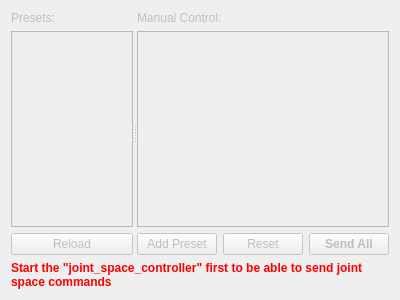
<?xml version="1.0" encoding="UTF-8"?>
<ui version="4.0">
 <class>position_control</class>
 <widget class="QWidget" name="position_control">
  <property name="enabled">
   <bool>false</bool>
  </property>
  <property name="geometry">
   <rect>
    <x>0</x>
    <y>0</y>
    <width>400</width>
    <height>300</height>
   </rect>
  </property>
  <property name="windowTitle">
   <string>Position Control</string>
  </property>
  <layout class="QVBoxLayout" name="verticalLayout">
   <item>
    <widget class="QSplitter" name="splitter">
     <property name="sizePolicy">
      <sizepolicy hsizetype="Expanding" vsizetype="Expanding">
       <horstretch>0</horstretch>
       <verstretch>0</verstretch>
      </sizepolicy>
     </property>
     <property name="orientation">
      <enum>Qt::Horizontal</enum>
     </property>
     <widget class="QWidget" name="layoutWidget">
      <layout class="QVBoxLayout" name="verticalLayout_2">
       <item>
        <widget class="QLabel" name="label">
         <property name="font">
          <font>
           <weight>50</weight>
           <bold>false</bold>
          </font>
         </property>
         <property name="text">
          <string>Presets:</string>
         </property>
        </widget>
       </item>
       <item>
        <widget class="QListView" name="preset_view">
         <property name="font">
          <font>
           <weight>75</weight>
           <bold>true</bold>
          </font>
         </property>
         <property name="alternatingRowColors">
          <bool>true</bool>
         </property>
         <property name="selectionMode">
          <enum>QAbstractItemView::ExtendedSelection</enum>
         </property>
         <property name="selectionBehavior">
          <enum>QAbstractItemView::SelectRows</enum>
         </property>
         <property name="resizeMode">
          <enum>QListView::Adjust</enum>
         </property>
         <property name="uniformItemSizes">
          <bool>true</bool>
         </property>
        </widget>
       </item>
       <item>
        <widget class="QPushButton" name="reload">
         <property name="text">
          <string>Reload</string>
         </property>
        </widget>
       </item>
      </layout>
     </widget>
     <widget class="QWidget" name="layoutWidget_2">
      <layout class="QVBoxLayout" name="verticalLayout_5">
       <item>
        <widget class="QLabel" name="label_2">
         <property name="text">
          <string>Manual Control:</string>
         </property>
        </widget>
       </item>
       <item>
        <widget class="QListView" name="control_view">
         <property name="selectionMode">
          <enum>QAbstractItemView::NoSelection</enum>
         </property>
         <property name="resizeMode">
          <enum>QListView::Adjust</enum>
         </property>
         <property name="uniformItemSizes">
          <bool>true</bool>
         </property>
        </widget>
       </item>
       <item>
        <layout class="QHBoxLayout" name="horizontalLayout_2">
         <item>
          <widget class="QPushButton" name="add_preset">
           <property name="text">
            <string>Add Preset</string>
           </property>
          </widget>
         </item>
         <item>
          <widget class="QPushButton" name="reset">
           <property name="enabled">
            <bool>false</bool>
           </property>
           <property name="text">
            <string>Reset</string>
           </property>
          </widget>
         </item>
         <item>
          <widget class="QPushButton" name="send_all">
           <property name="font">
            <font>
             <weight>75</weight>
             <bold>true</bold>
            </font>
           </property>
           <property name="text">
            <string>Send All</string>
           </property>
          </widget>
         </item>
        </layout>
       </item>
      </layout>
     </widget>
    </widget>
   </item>
   <item>
    <widget class="QLabel" name="controller_missing">
     <property name="font">
      <font>
       <weight>75</weight>
       <bold>true</bold>
      </font>
     </property>
     <property name="styleSheet">
      <string notr="true">color: red</string>
     </property>
     <property name="text">
      <string>&lt;html&gt;&lt;head/&gt;&lt;body&gt;&lt;p&gt;Start the &amp;quot;joint_space_controller&amp;quot; first to be able to send joint space commands&lt;/p&gt;&lt;/body&gt;&lt;/html&gt;</string>
     </property>
     <property name="wordWrap">
      <bool>true</bool>
     </property>
    </widget>
   </item>
  </layout>
 </widget>
 <resources/>
 <connections/>
</ui>
